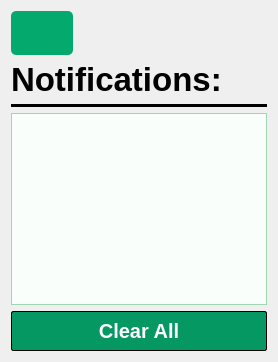
     <widget class="QWidget" name="page">
      <layout class="QVBoxLayout" name="verticalLayout_30">
       <item alignment="Qt::AlignmentFlag::AlignLeft">
        <widget class="QPushButton" name="outofNotfications">
         <property name="cursor">
          <cursorShape>PointingHandCursor</cursorShape>
         </property>
         <property name="styleSheet">
          <string notr="true">QPushButton {
    background-color: #04AA6D;
    color: white;
    padding: 15px;
    border-radius: 5px;
}

QPushButton:hover {
    background-color: #059862
;
}</string>
         </property>
         <property name="text">
          <string/>
         </property>
         <property name="icon">
          <iconset theme="QIcon::ThemeIcon::GoPrevious"/>
         </property>
        </widget>
       </item>
       <item>
        <widget class="QLabel" name="label_29">
         <property name="font">
          <font>
           <pointsize>25</pointsize>
           <bold>true</bold>
          </font>
         </property>
         <property name="styleSheet">
          <string notr="true">color:black;</string>
         </property>
         <property name="text">
          <string>Notifications:</string>
         </property>
        </widget>
       </item>
       <item>
        <widget class="Line" name="line_14">
         <property name="styleSheet">
          <string notr="true">background-color: rgb(0, 0, 0);</string>
         </property>
         <property name="orientation">
          <enum>Qt::Orientation::Horizontal</enum>
         </property>
        </widget>
       </item>
       <item>
        <widget class="QTableView" name="NotificationsView">
         <property name="font">
          <font>
           <family>Montserrat</family>
           <pointsize>-1</pointsize>
           <bold>false</bold>
          </font>
         </property>
         <property name="styleSheet">
          <string notr="true">   QTableView {
        border: 1px solid #a0d6b4;
        background-color: #f9fefb;
        gridline-color: black;
        selection-background-color: #096147;
        selection-color: white;
		color:black;
		font-family:Montserrat;
        font-size: 20px;
    }

    QTableView::item {
        padding: 6px;
        border: none;
		outline:none;
		color:black;
    }

    QTableView::item:hover {
        background-color: #D9EEE1;
        color: black;
    }

    QTableView::item:selected {
        background-color: #c8e6c9;
        color: #2e7d32;
		outline:none;
    }

    QHeaderView::section {
        background-color: #096147;
        color: white;
		font-family: Montserrat;
        font-weight: semi-bold;
        padding: 6px;
        border: 1px solid black;
        font-size: 14px;
    }

    QTableCornerButton::section {
        background-color: #096147;
        border: 1px solid black;
    }</string>
         </property>
         <property name="editTriggers">
          <set>QAbstractItemView::EditTrigger::NoEditTriggers</set>
         </property>
         <attribute name="horizontalHeaderVisible">
          <bool>true</bool>
         </attribute>
         <attribute name="horizontalHeaderDefaultSectionSize">
          <number>300</number>
         </attribute>
         <attribute name="horizontalHeaderStretchLastSection">
          <bool>true</bool>
         </attribute>
        </widget>
       </item>
       <item>
        <widget class="QPushButton" name="pushButton_2">
         <property name="font">
          <font>
           <pointsize>15</pointsize>
           <bold>true</bold>
          </font>
         </property>
         <property name="cursor">
          <cursorShape>PointingHandCursor</cursorShape>
         </property>
         <property name="styleSheet">
          <string notr="true">QPushButton{
background-color:#059862;
color:white;
border:1px solid black;
border-radius:2px;
padding:7px 5px;
}
QPushButton::hover{

background-color:#04AA6D;
}</string>
         </property>
         <property name="text">
          <string>Clear All</string>
         </property>
        </widget>
       </item>
      </layout>
     </widget>
